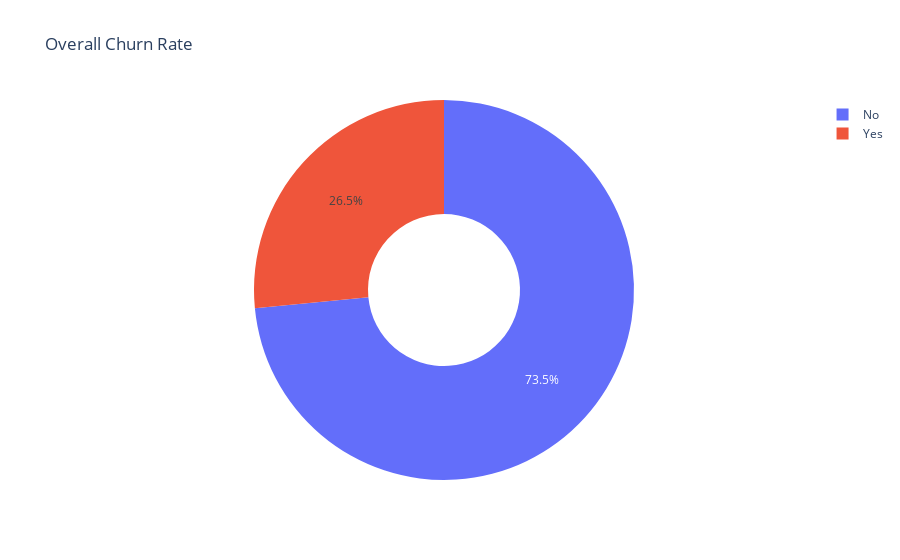

Source (notebook cell):
### Markdown cell above
## 2. Target Variable Analysis (Churn)

### Code cell
churn_counts = df['Churn'].value_counts()
fig = px.pie(values=churn_counts, names=churn_counts.index, title='Overall Churn Rate', hole=0.4)
fig.show()

### Figure 1 — Plotly figure (JSON) as saved in the notebook; plotly's stock layout.template omitted (floating-point values rounded to 4 significant figures)
{"data": [{"domain": {"x": [0, 1], "y": [0, 1]}, "hole": 0.4, "hovertemplate": "label=%{label}<br>value=%{value}<extra></extra>", "labels": ["No", "Yes"], "legendgroup": "", "name": "", "showlegend": true, "type": "pie", "values": [5174, 1869]}], "layout": {"legend": {"tracegroupgap": 0}, "title": {"text": "Overall Churn Rate"}}}
